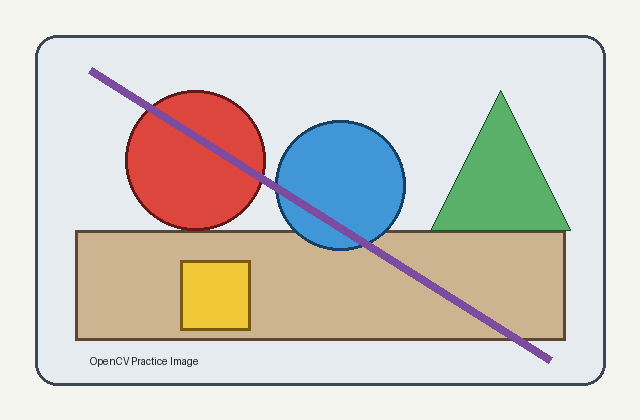
#> input picture CV_Experiments_01_to_15/sample_image.png, 640 x 420 px
$ python main.py
#> lines starting #> are read from the running program, lines starting #| are printed output that depends on the picture; after the words box and inside, x2 and y2 are one past the last pixel; in counts of white or black regions, pixels touching at a corner belong together
from pathlib import Path
import cv2

ROOT = Path(__file__).resolve().parent
image_path = ROOT.parent / "sample_image.png"
image = cv2.imread(str(image_path))
#> image is the input picture: shape (420, 640, 3); mean B, G, R 197.7, 203.9, 208.4
if image is None:
    raise FileNotFoundError(f"Could not read image: {image_path}")

gray = cv2.cvtColor(image, cv2.COLOR_BGR2GRAY)
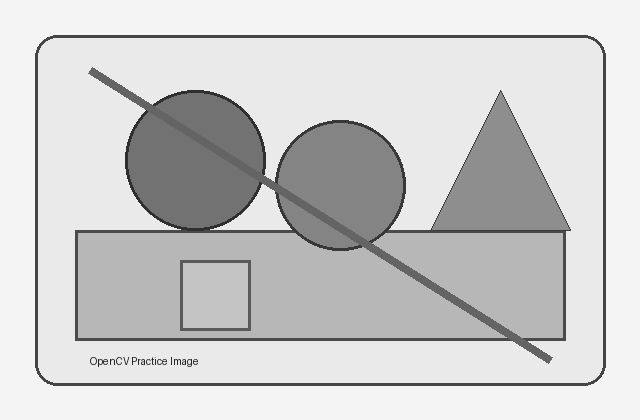
#> gray: shape (420, 640); min 30, max 244, mean 204.4
edges = cv2.Canny(gray, 100, 200)
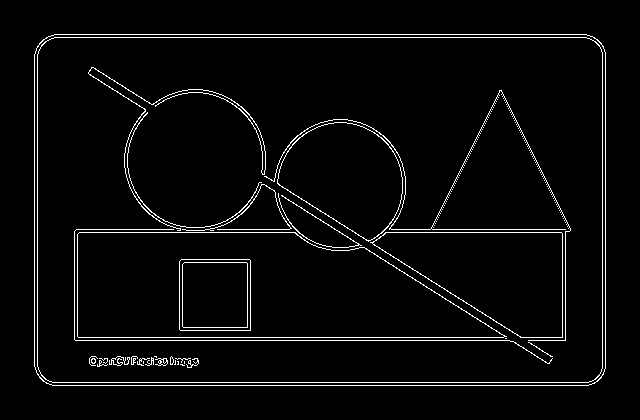
#> edges: shape (420, 640); 3.6% white in thin lines or dots, all inside (x1, y1, x2, y2) = (34, 34, 606, 386)
cv2.imwrite(str(ROOT / "output_canny_edges.png"), edges)
cv2.imshow("Original Image", image)
cv2.imshow("Canny Edges", edges)
cv2.waitKey(0)
cv2.destroyAllWindows()
